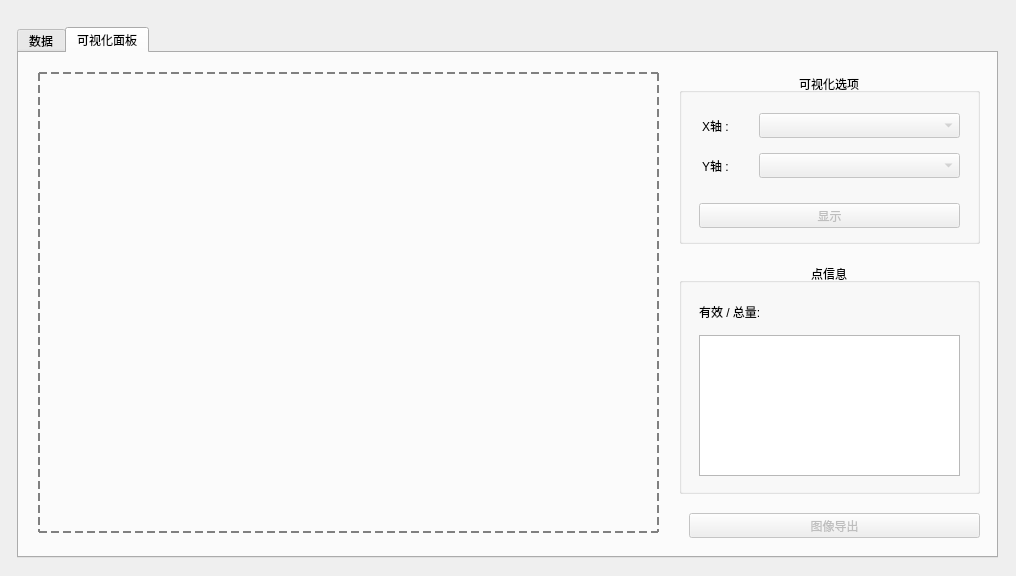
<?xml version="1.0" encoding="UTF-8"?>
<ui version="4.0">
 <class>form_scatter</class>
 <widget class="QWidget" name="form_scatter">
  <property name="geometry">
   <rect>
    <x>0</x>
    <y>0</y>
    <width>1016</width>
    <height>576</height>
   </rect>
  </property>
  <property name="windowTitle">
   <string>散点图可视化</string>
  </property>
  <widget class="QTabWidget" name="tabs_pages">
   <property name="geometry">
    <rect>
     <x>17</x>
     <y>27</y>
     <width>981</width>
     <height>531</height>
    </rect>
   </property>
   <property name="currentIndex">
    <number>1</number>
   </property>
   <widget class="QWidget" name="tab_data">
    <attribute name="title">
     <string>数据</string>
    </attribute>
    <widget class="QTableView" name="table_data">
     <property name="geometry">
      <rect>
       <x>20</x>
       <y>20</y>
       <width>941</width>
       <height>431</height>
      </rect>
     </property>
    </widget>
    <widget class="QPushButton" name="button_open">
     <property name="geometry">
      <rect>
       <x>690</x>
       <y>460</y>
       <width>271</width>
       <height>25</height>
      </rect>
     </property>
     <property name="text">
      <string>打开...</string>
     </property>
     <property name="shortcut">
      <string>Ctrl+O</string>
     </property>
    </widget>
   </widget>
   <widget class="QWidget" name="tab_display">
    <attribute name="title">
     <string>可视化面板</string>
    </attribute>
    <widget class="QPushButton" name="button_export">
     <property name="enabled">
      <bool>false</bool>
     </property>
     <property name="geometry">
      <rect>
       <x>670</x>
       <y>460</y>
       <width>291</width>
       <height>25</height>
      </rect>
     </property>
     <property name="text">
      <string>图像导出</string>
     </property>
     <property name="shortcut">
      <string>Ctrl+S</string>
     </property>
    </widget>
    <widget class="QWidget" name="widget_graph" native="true">
     <property name="geometry">
      <rect>
       <x>19</x>
       <y>19</y>
       <width>621</width>
       <height>461</height>
      </rect>
     </property>
     <property name="styleSheet">
      <string notr="true">border: 2px dashed grey</string>
     </property>
    </widget>
    <widget class="QGroupBox" name="group_display">
     <property name="geometry">
      <rect>
       <x>660</x>
       <y>20</y>
       <width>301</width>
       <height>171</height>
      </rect>
     </property>
     <property name="title">
      <string>可视化选项</string>
     </property>
     <property name="alignment">
      <set>Qt::AlignCenter</set>
     </property>
     <widget class="QPushButton" name="button_display">
      <property name="enabled">
       <bool>false</bool>
      </property>
      <property name="geometry">
       <rect>
        <x>20</x>
        <y>130</y>
        <width>261</width>
        <height>25</height>
       </rect>
      </property>
      <property name="text">
       <string>显示</string>
      </property>
      <property name="shortcut">
       <string>Return</string>
      </property>
      <property name="checkable">
       <bool>false</bool>
      </property>
      <property name="checked">
       <bool>false</bool>
      </property>
     </widget>
     <widget class="QComboBox" name="combo_x">
      <property name="enabled">
       <bool>false</bool>
      </property>
      <property name="geometry">
       <rect>
        <x>80</x>
        <y>40</y>
        <width>201</width>
        <height>25</height>
       </rect>
      </property>
     </widget>
     <widget class="QLabel" name="label_x">
      <property name="geometry">
       <rect>
        <x>23</x>
        <y>44</y>
        <width>67</width>
        <height>17</height>
       </rect>
      </property>
      <property name="text">
       <string>X轴 :</string>
      </property>
     </widget>
     <widget class="QComboBox" name="combo_y">
      <property name="enabled">
       <bool>false</bool>
      </property>
      <property name="geometry">
       <rect>
        <x>80</x>
        <y>80</y>
        <width>201</width>
        <height>25</height>
       </rect>
      </property>
     </widget>
     <widget class="QLabel" name="label_y">
      <property name="geometry">
       <rect>
        <x>23</x>
        <y>84</y>
        <width>67</width>
        <height>17</height>
       </rect>
      </property>
      <property name="text">
       <string>Y轴 :</string>
      </property>
     </widget>
     <zorder>label_x</zorder>
     <zorder>button_display</zorder>
     <zorder>combo_x</zorder>
     <zorder>combo_y</zorder>
     <zorder>label_y</zorder>
    </widget>
    <widget class="QGroupBox" name="group_info">
     <property name="geometry">
      <rect>
       <x>660</x>
       <y>210</y>
       <width>301</width>
       <height>231</height>
      </rect>
     </property>
     <property name="title">
      <string>点信息</string>
     </property>
     <property name="alignment">
      <set>Qt::AlignCenter</set>
     </property>
     <widget class="QLabel" name="label_valid_total">
      <property name="geometry">
       <rect>
        <x>20</x>
        <y>40</y>
        <width>261</width>
        <height>17</height>
       </rect>
      </property>
      <property name="text">
       <string>有效 / 总量: </string>
      </property>
     </widget>
     <widget class="QTableView" name="table_selected">
      <property name="geometry">
       <rect>
        <x>20</x>
        <y>72</y>
        <width>261</width>
        <height>141</height>
       </rect>
      </property>
     </widget>
    </widget>
   </widget>
  </widget>
 </widget>
 <resources/>
 <connections/>
</ui>
